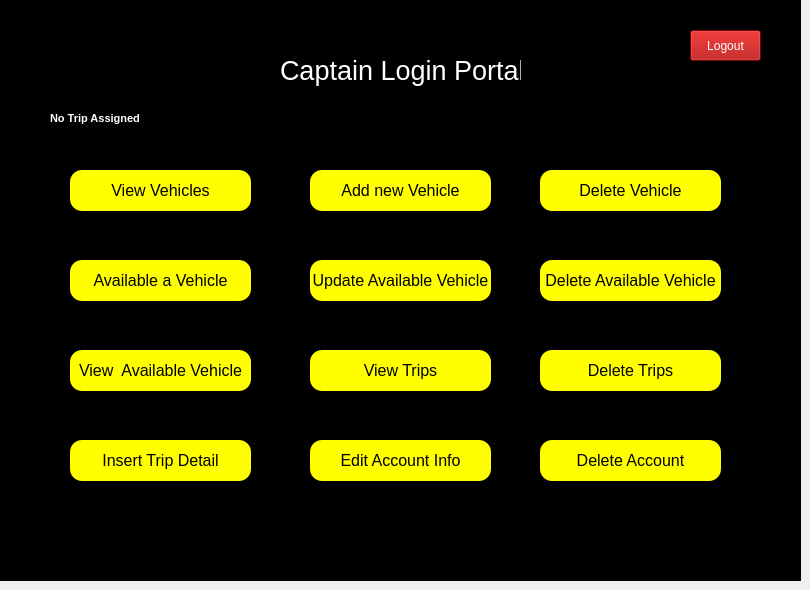
    <widget class="QWidget" name="ownerloginportal">
     <widget class="QLabel" name="label_23">
      <property name="geometry">
       <rect>
        <x>0</x>
        <y>0</y>
        <width>801</width>
        <height>581</height>
       </rect>
      </property>
      <property name="styleSheet">
       <string notr="true">background-color: rgb(0, 0, 0);</string>
      </property>
      <property name="text">
       <string/>
      </property>
     </widget>
     <widget class="QLabel" name="label_27">
      <property name="geometry">
       <rect>
        <x>280</x>
        <y>50</y>
        <width>241</width>
        <height>41</height>
       </rect>
      </property>
      <property name="font">
       <font>
        <pointsize>20</pointsize>
       </font>
      </property>
      <property name="styleSheet">
       <string notr="true">color: rgb(255, 255, 255);</string>
      </property>
      <property name="text">
       <string>Captain Login Portal</string>
      </property>
     </widget>
     <widget class="QPushButton" name="addavailvehbtn">
      <property name="geometry">
       <rect>
        <x>70</x>
        <y>260</y>
        <width>181</width>
        <height>41</height>
       </rect>
      </property>
      <property name="font">
       <font>
        <pointsize>12</pointsize>
       </font>
      </property>
      <property name="styleSheet">
       <string notr="true">background-color: yellow;
border-radius: 12px;
border-color: black;
</string>
      </property>
      <property name="text">
       <string>Available a Vehicle</string>
      </property>
     </widget>
     <widget class="QPushButton" name="addvehibtn">
      <property name="geometry">
       <rect>
        <x>310</x>
        <y>170</y>
        <width>181</width>
        <height>41</height>
       </rect>
      </property>
      <property name="font">
       <font>
        <pointsize>12</pointsize>
       </font>
      </property>
      <property name="styleSheet">
       <string notr="true">background-color: yellow;
border-radius: 12px;
border-color: black;
</string>
      </property>
      <property name="text">
       <string>Add new Vehicle</string>
      </property>
     </widget>
     <widget class="QPushButton" name="viewvehibtn">
      <property name="geometry">
       <rect>
        <x>70</x>
        <y>170</y>
        <width>181</width>
        <height>41</height>
       </rect>
      </property>
      <property name="font">
       <font>
        <pointsize>12</pointsize>
       </font>
      </property>
      <property name="styleSheet">
       <string notr="true">background-color: yellow;
border-radius: 12px;
border-color: black;
</string>
      </property>
      <property name="text">
       <string>View Vehicles</string>
      </property>
     </widget>
     <widget class="QPushButton" name="updateavaivehibtn">
      <property name="geometry">
       <rect>
        <x>310</x>
        <y>260</y>
        <width>181</width>
        <height>41</height>
       </rect>
      </property>
      <property name="font">
       <font>
        <pointsize>12</pointsize>
       </font>
      </property>
      <property name="styleSheet">
       <string notr="true">background-color: yellow;
border-radius: 12px;
border-color: black;
</string>
      </property>
      <property name="text">
       <string>Update Available Vehicle</string>
      </property>
     </widget>
     <widget class="QPushButton" name="delavaivehbtn">
      <property name="geometry">
       <rect>
        <x>540</x>
        <y>260</y>
        <width>181</width>
        <height>41</height>
       </rect>
      </property>
      <property name="font">
       <font>
        <pointsize>12</pointsize>
       </font>
      </property>
      <property name="styleSheet">
       <string notr="true">background-color: yellow;
border-radius: 12px;
border-color: black;
</string>
      </property>
      <property name="text">
       <string>Delete Available Vehicle</string>
      </property>
     </widget>
     <widget class="QPushButton" name="delvehibtn">
      <property name="geometry">
       <rect>
        <x>540</x>
        <y>170</y>
        <width>181</width>
        <height>41</height>
       </rect>
      </property>
      <property name="font">
       <font>
        <pointsize>12</pointsize>
       </font>
      </property>
      <property name="styleSheet">
       <string notr="true">background-color: yellow;
border-radius: 12px;
border-color: black;
</string>
      </property>
      <property name="text">
       <string>Delete Vehicle</string>
      </property>
     </widget>
     <widget class="QPushButton" name="viewavailvehbtn">
      <property name="geometry">
       <rect>
        <x>70</x>
        <y>350</y>
        <width>181</width>
        <height>41</height>
       </rect>
      </property>
      <property name="font">
       <font>
        <pointsize>12</pointsize>
       </font>
      </property>
      <property name="styleSheet">
       <string notr="true">background-color: yellow;
border-radius: 12px;
border-color: black;
</string>
      </property>
      <property name="text">
       <string>View  Available Vehicle</string>
      </property>
     </widget>
     <widget class="QPushButton" name="viewtripbtn">
      <property name="geometry">
       <rect>
        <x>310</x>
        <y>350</y>
        <width>181</width>
        <height>41</height>
       </rect>
      </property>
      <property name="font">
       <font>
        <pointsize>12</pointsize>
       </font>
      </property>
      <property name="styleSheet">
       <string notr="true">background-color: yellow;
border-radius: 12px;
border-color: black;
</string>
      </property>
      <property name="text">
       <string>View Trips</string>
      </property>
     </widget>
     <widget class="QPushButton" name="deltripbtn">
      <property name="geometry">
       <rect>
        <x>540</x>
        <y>350</y>
        <width>181</width>
        <height>41</height>
       </rect>
      </property>
      <property name="font">
       <font>
        <pointsize>12</pointsize>
       </font>
      </property>
      <property name="styleSheet">
       <string notr="true">background-color: yellow;
border-radius: 12px;
border-color: black;
</string>
      </property>
      <property name="text">
       <string>Delete Trips</string>
      </property>
     </widget>
     <widget class="QLabel" name="label_28">
      <property name="geometry">
       <rect>
        <x>50</x>
        <y>110</y>
        <width>381</width>
        <height>16</height>
       </rect>
      </property>
      <property name="font">
       <font>
        <pointsize>8</pointsize>
        <weight>75</weight>
        <bold>true</bold>
       </font>
      </property>
      <property name="styleSheet">
       <string notr="true">color: rgb(255, 255, 255);</string>
      </property>
      <property name="text">
       <string>No Trip Assigned</string>
      </property>
     </widget>
     <widget class="QPushButton" name="inserttripdetbtn">
      <property name="geometry">
       <rect>
        <x>70</x>
        <y>440</y>
        <width>181</width>
        <height>41</height>
       </rect>
      </property>
      <property name="font">
       <font>
        <pointsize>12</pointsize>
       </font>
      </property>
      <property name="styleSheet">
       <string notr="true">background-color: yellow;
border-radius: 12px;
border-color: black;
</string>
      </property>
      <property name="text">
       <string>Insert Trip Detail</string>
      </property>
     </widget>
     <widget class="QPushButton" name="editowninfobtn">
      <property name="geometry">
       <rect>
        <x>310</x>
        <y>440</y>
        <width>181</width>
        <height>41</height>
       </rect>
      </property>
      <property name="font">
       <font>
        <pointsize>12</pointsize>
       </font>
      </property>
      <property name="styleSheet">
       <string notr="true">background-color: yellow;
border-radius: 12px;
border-color: black;
</string>
      </property>
      <property name="text">
       <string>Edit Account Info</string>
      </property>
     </widget>
     <widget class="QPushButton" name="delownbtn">
      <property name="geometry">
       <rect>
        <x>540</x>
        <y>440</y>
        <width>181</width>
        <height>41</height>
       </rect>
      </property>
      <property name="font">
       <font>
        <pointsize>12</pointsize>
       </font>
      </property>
      <property name="styleSheet">
       <string notr="true">background-color: yellow;
border-radius: 12px;
border-color: black;
</string>
      </property>
      <property name="text">
       <string>Delete Account</string>
      </property>
     </widget>
     <widget class="QPushButton" name="logoutown">
      <property name="geometry">
       <rect>
        <x>690</x>
        <y>30</y>
        <width>71</width>
        <height>31</height>
       </rect>
      </property>
      <property name="font">
       <font>
        <pointsize>9</pointsize>
       </font>
      </property>
      <property name="styleSheet">
       <string notr="true">color: rgb(255, 255, 255);
background-color: rgb(170, 0, 0);</string>
      </property>
      <property name="text">
       <string>Logout</string>
      </property>
     </widget>
    </widget>
